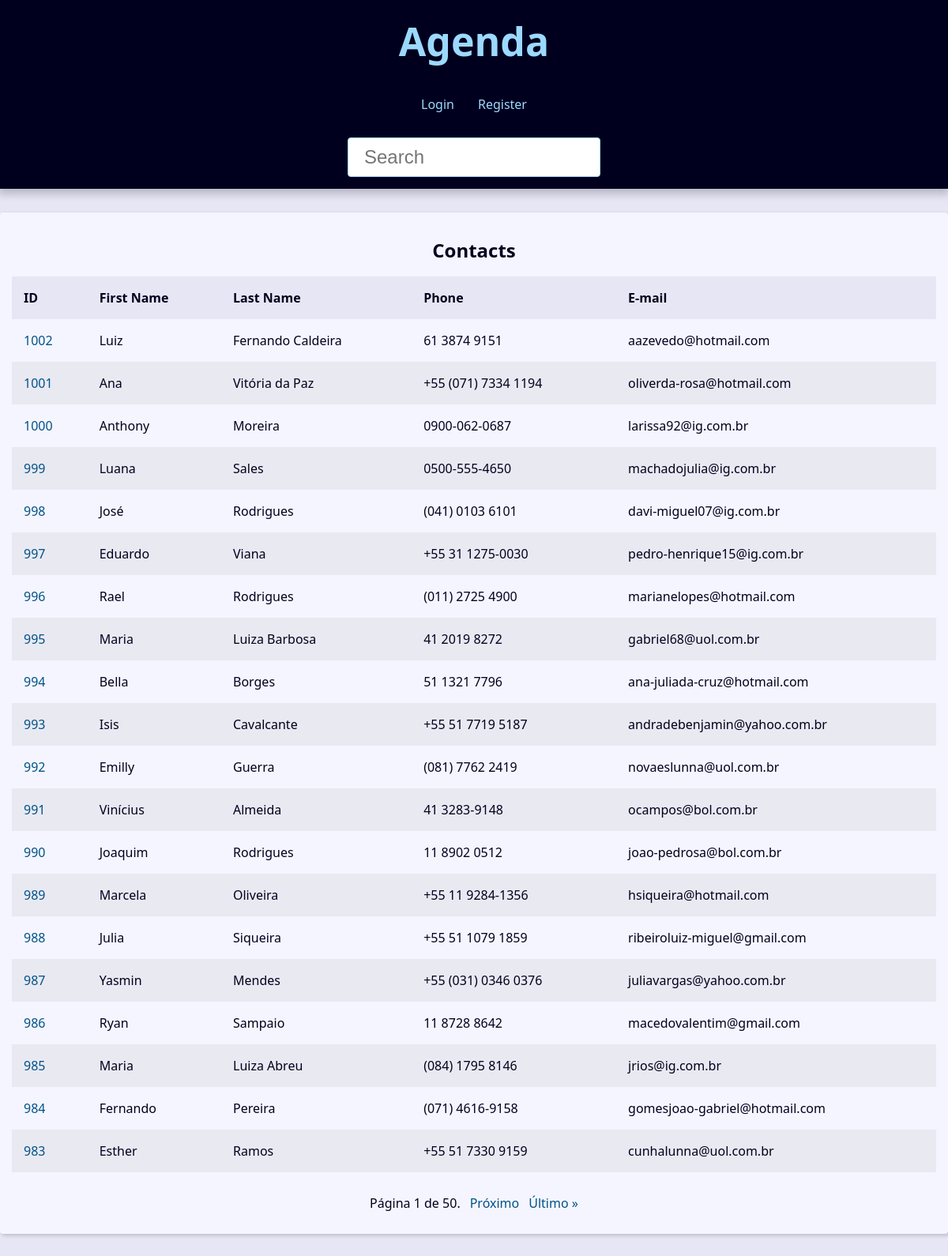
Before: / with the older database file.
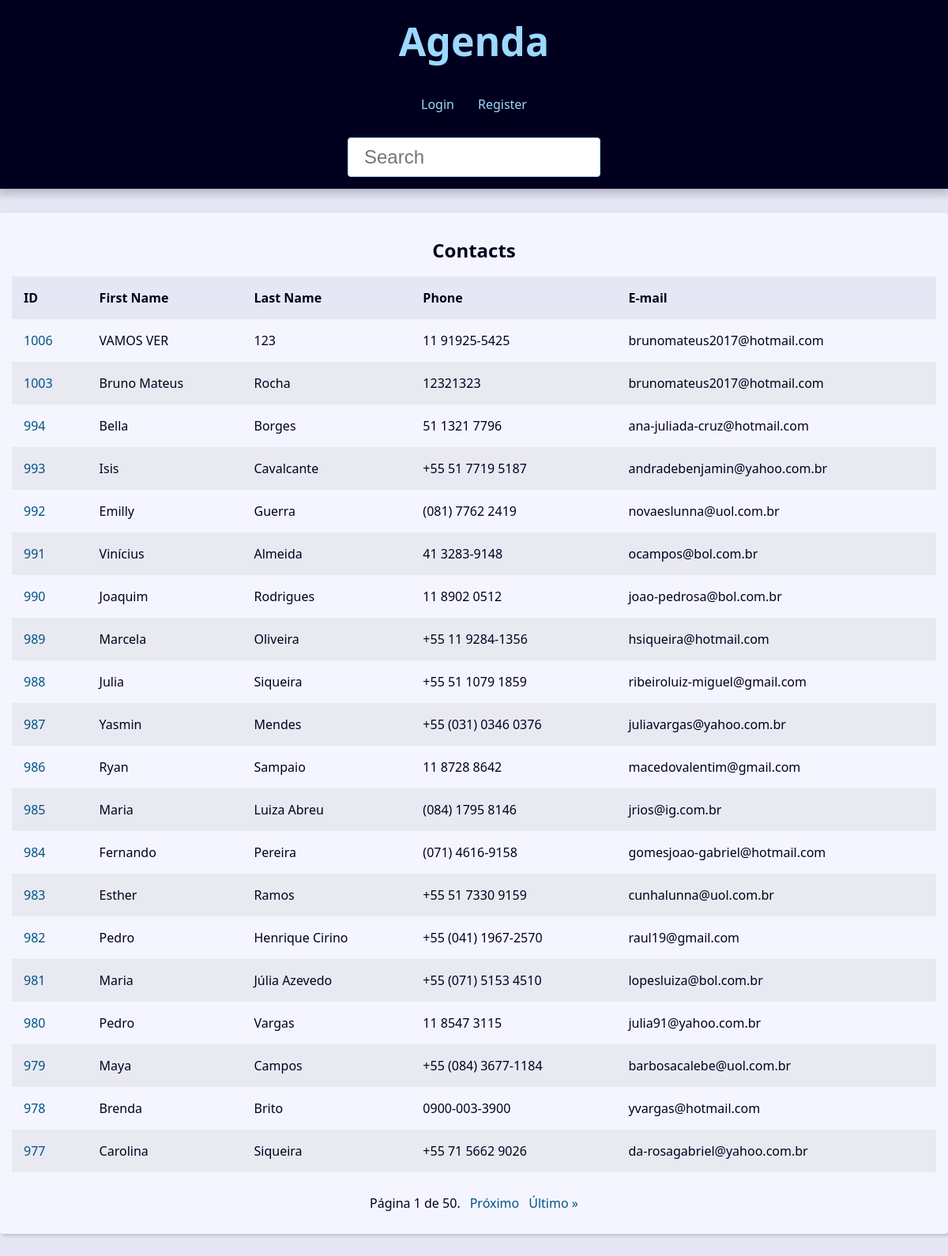
After: the same page with the newer database file.
### contact/models.py (models this page shows, shortened)
class Contact(models.Model):
    first_name = models.CharField(max_length=100)
    last_name = models.CharField(max_length=100,blank=True)
    phone = models.CharField(max_length=50)
    email = models.EmailField(max_length=254)
    created_date = models.DateTimeField(default=timezone.now)
    description = models.TextField(blank=True)
    show = models.BooleanField(default=True)
    picture = models.ImageField(blank=True,upload_to='pictures/%Y/%m/')
    category = models.ForeignKey(Category,on_delete=models.SET_NULL,blank=True,null=True)
    owner = models.ForeignKey(User,on_delete=models.SET_NULL,blank=True,null=True)

### contact/views/contact_views.py (the view)
# urls.py: path('',views.index,name="index"),
def index(request):
    print(request.user)
    contacts = Contact.objects.filter(show=True,owner_id=request.user.id).order_by('-id')
    paginator = Paginator(contacts, 20)
    page_number = request.GET.get("page")
    page_obj = paginator.get_page(page_number)
    context = {
        'contacts':page_obj,
        'site_title':'Contatos - '
    }
    return render(request,'contact/index.html',context)

### contact/templates/contact/index.html
{% extends "global/base.html" %}
{% block content %}
{% if contacts %}
<div class="responsive-table">
    <table class="contacts-table">
      <caption class="table-caption ">
        Contacts
      </caption>
      <thead>
        <tr class="table-row table-row-header">
          <th class="table-header">ID</th>
          <th class="table-header">First Name</th>
          <th class="table-header">Last Name</th>
          <th class="table-header">Phone</th>
          <th class="table-header">E-mail</th>
        </tr>
      </thead>
      <tbody>
        {% for contact in contacts %}
          <tr class="table-row">
            <td class="table-cel">
              <a class="table-link" href="{% url "contact:contact" contact.id %}">
                {{ contact.id }}
              </a>
            </td>
            <td class="table-cel">
              {{ contact.first_name }}
            </td>
            <td class="table-cel">
              {{ contact.last_name }}
            </td>
            <td class="table-cel">
              {{ contact.phone }}
            </td>
            <td class="table-cel">
              {{ contact.email }}
            </td>
          </tr>
        {% endfor %}
      </tbody>
    </table>
   {% include "global/partials/_pagination.html" %}
  </div>
  {% else %}
  <div class="single-contact">
    <h1 class="single-contact-name">
      NENHUM CONTATO ENCONTRADO...
    </h1>
  </div>
  {% endif %}
{% endblock content %}

Changed rows visible on the page:
removed Contact: id "1002", first_name "Luiz", last_name "Fernando Caldeira", phone "61 3874 9151", email "aazevedo@hotmail.com"
removed Contact: id "1001", first_name "Ana", last_name "Vitória da Paz", phone "+55 (071) 7334 1194", email "oliverda-rosa@hotmail.com"
removed Contact: id "1000", first_name "Anthony", last_name "Moreira", phone "0900-062-0687", email "larissa92@ig.com.br"
removed Contact: id "999", first_name "Luana", last_name "Sales", phone "0500-555-4650", email "machadojulia@ig.com.br"
removed Contact: id "998", first_name "José", last_name "Rodrigues", phone "(041) 0103 6101", email "davi-miguel07@ig.com.br"
removed Contact: id "997", first_name "Eduardo", last_name "Viana", phone "+55 31 1275-0030", email "pedro-henrique15@ig.com.br"
removed Contact: id "996", first_name "Rael", last_name "Rodrigues", phone "(011) 2725 4900", email "marianelopes@hotmail.com"
removed Contact: id "995", first_name "Maria", last_name "Luiza Barbosa", phone "41 2019 8272", email "gabriel68@uol.com.br"
added Contact: id "1006", first_name "VAMOS VER", last_name "123", phone "11 91925-5425", email "brunomateus2017@hotmail.com"
added Contact: id "1003", first_name "Bruno Mateus", last_name "Rocha", phone "12321323", email "brunomateus2017@hotmail.com"
now on this page (row unchanged): Contact: id "982", first_name "Pedro", last_name "Henrique Cirino", phone "+55 (041) 1967-2570", email "raul19@gmail.com"
now on this page (row unchanged): Contact: id "981", first_name "Maria", last_name "Júlia Azevedo", phone "+55 (071) 5153 4510", email "lopesluiza@bol.com.br"
now on this page (row unchanged): Contact: id "980", first_name "Pedro", last_name "Vargas", phone "11 8547 3115", email "julia91@yahoo.com.br"
now on this page (row unchanged): Contact: id "979", first_name "Maya", last_name "Campos", phone "+55 (084) 3677-1184", email "barbosacalebe@uol.com.br"
now on this page (row unchanged): Contact: id "978", first_name "Brenda", last_name "Brito", phone "0900-003-3900", email "yvargas@hotmail.com"
now on this page (row unchanged): Contact: id "977", first_name "Carolina", last_name "Siqueira", phone "+55 71 5662 9026", email "da-rosagabriel@yahoo.com.br"
